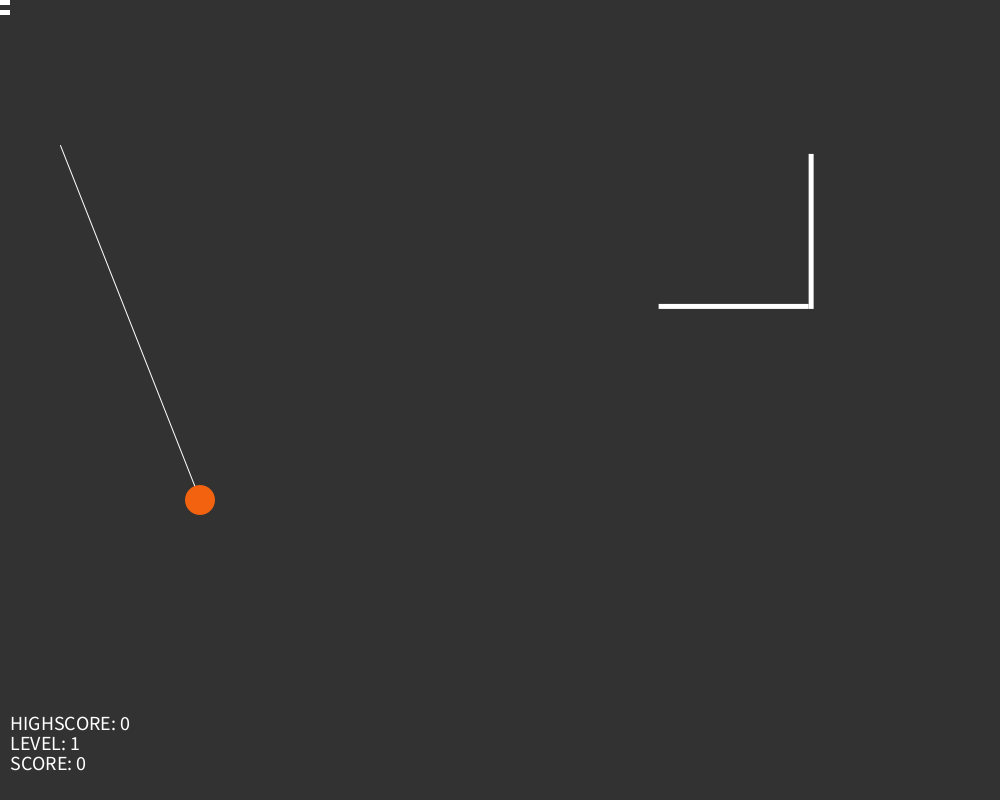
Frame 1 (no input)
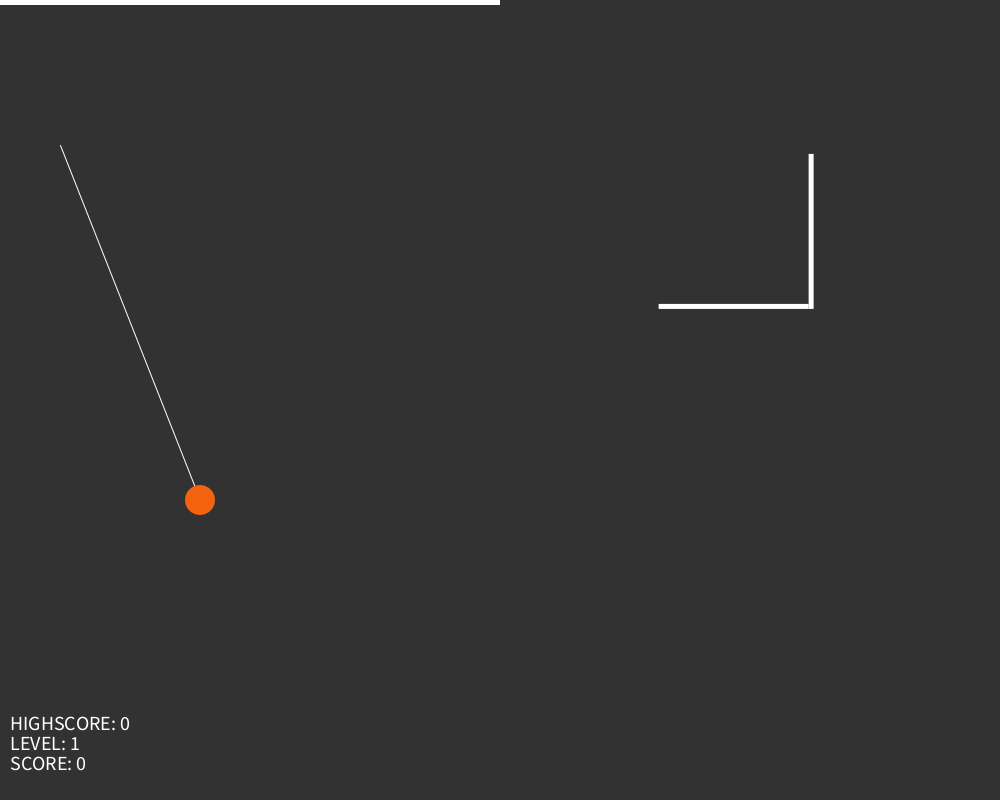
Frame 60 (the mouse pressed at the canvas centre just before this capture)
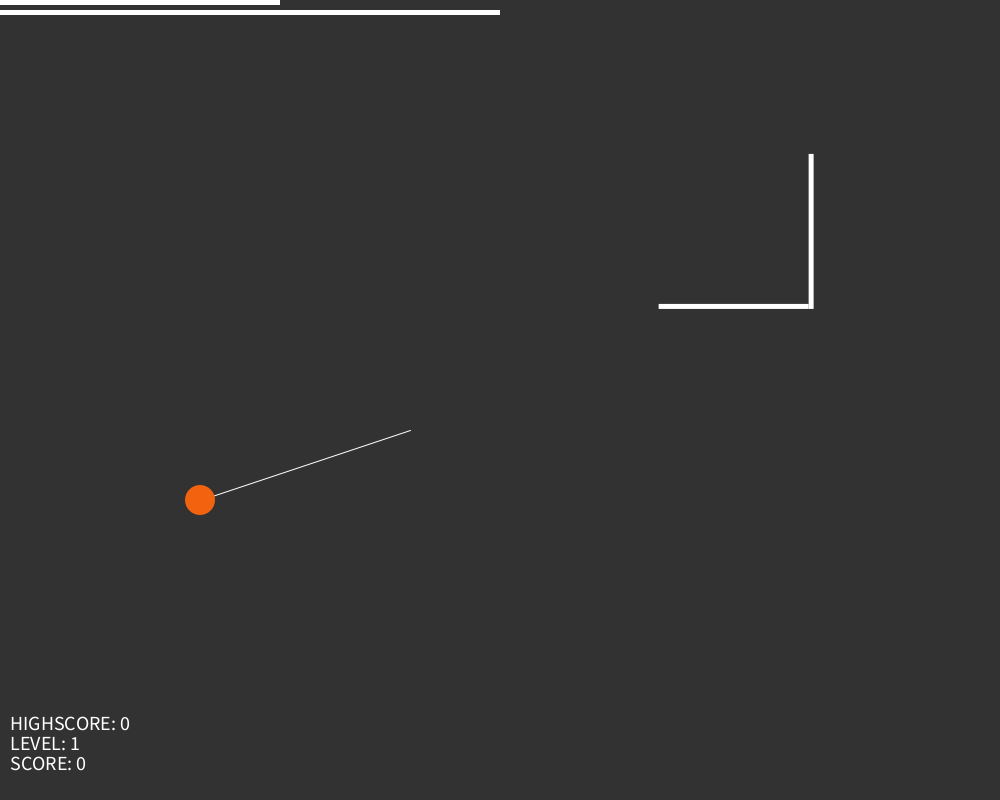
Frame 120 (the mouse held since frame 60 and released just before this capture)

The Processing sketch that drew these frames (run headless with seeded random() and noise(); from frame 60 on, the mouse is pressed at the canvas centre):

// Processing sketch: processing_104227
// ── processing_104227.pde

float xpos, ypos, xvel, yvel, accel, n, xbasket, ybasket, boardHeight,give, space, i, wind;
int value = 0, dir = 1, level, score, hiscore, ballColor, comment;
boolean falling, Shoot, backboard, windOn, unlock1, unlock2, reset;
PShader blur;
void setup() {
  size (1000, 800 );
  xpos = width/5;
  ypos = height-300;
  yvel = .5;
  xvel = .5;
  accel = 2;
  falling = false;
  Shoot = false;
  xbasket = random(400, 800);
  ybasket = random(200, 600);
  backboard = false;
  give = 20;
  score = 0;
  space =  0;
  level = 1;
  hiscore = 0;
  comment = 0;
  wind = random(-.3, .3);
  windOn = false;
  unlock1 = false;
  unlock2 = false;
  ballColor = 4;
  reset = false;
}

void draw() {
  background(50);
  textSize(20);
  fill(255);
  if (comment == 1){
      text("Really, bro?", width/2, height -60);
  }

  if (comment >= 2 && comment <6){
      text("AMAZING!", width/2, height -60);
  }
  if (comment >= 6 && comment <11){
      text("BALLIN'!", width/2, height -60);
  }
  fill(random(0,255),random(0,255),random(0,255));
  if (comment >= 11 && comment <16){
      text("C-C-C-COMBO BREAKER!", width/2, height -60);
  }
  if (comment >= 16 && comment <21){
      text("SWEET SHOT!", width/2, height -60);
  }
  if (comment >= 21 && comment <31){
      text("UNSTOPPABLE!", width/2, height -60);
  }
  if (comment >= 31 && comment <41){
      text("LET'S SEE SOME MORE!", width/2, height -60);
  }
  if (comment >= 41 && comment <51){
      text("WE GOTS A HAXOR!", width/2, height -60);
  }
  if (comment >= 51 && comment <76){
      text("DOMINATING", width/2, height -60);
  }
  if (comment >= 76){
      text("GODLIKE", width/2, height -60);
  }
  fill(255);
  if (level == 2){
    unlock1 = true;
  }
  if (level == 3){
    unlock2 = true;
  }
  boardHeight = 180 - level*30;
  n = 180 - level*30;

  noStroke();
  fill(255);
  if (score > hiscore){
    hiscore = score;
  }
  textSize(20);
  if (windOn == true){
     xvel += wind;
     text("WIND: " + wind, 10, height - 90);
  }
  text("HIGHSCORE: " + hiscore, 10, height - 70);   
  text("SCORE: " + score, 10, height - 30); 
  level = score/10 + 1;
  text("LEVEL: " + level, 10, height - 50);
  rect(xbasket, ybasket, n, 5);      
  println(score + ", " + level); 
  if (xpos >= width||ypos >= height){
     reset = true;
  }
  if (xvel > 25){
    xvel = 25;
  }
  if (yvel >25){
    yvel = 25;
  }
  rect(0, 0, yvel*20, 5);
  rect(0, 10, xvel*20, 5);
  rect(xbasket+n, ybasket - boardHeight, 5, boardHeight+5);
if (Shoot == false||falling==false){
  xvel = (mouseX-width/5)/7;
  yvel = (height-300 - mouseY)/7;
  stroke(255);
  line(xpos, ypos, xpos+xvel*5, ypos-yvel*5);
  noStroke();
}
if (Shoot == true||falling==true) {
  falling = true;
  if (backboard) {
    yvel -= 5 ;
    xpos -= 1.25*xvel;
    give = 40;
  }
  else {
    xpos+= xvel;
  }

  yvel -= accel;
  ypos -= yvel;
}
  if (xpos > xbasket-20 + n && xpos < xbasket + n + 30 && ypos > ybasket -boardHeight-5 && ypos < ybasket) {
     backboard = true;
  }  
  if(xpos>xbasket-10 && xpos<xbasket+20 && ypos < (ybasket + give) && ypos > (ybasket -10)){
    yvel = -yvel;
    xvel = -xvel;
  }
if (xpos>xbasket+20 && xpos<(xbasket+n) && ypos < (ybasket + give) && ypos > (ybasket -10) && yvel < 1 ) {
  xpos = width/5;
  ypos = height-300;
  yvel = .1;
  xvel = .1;
  accel = 1;
  falling = false;
  Shoot = false;
  ybasket = random(300, 700);
  xbasket = random(400, 800);
  wind = random(-.3, .3);

//  n -=30;
  backboard = false;
//  boardHeight-=30;
  score += 1;
  comment = score + 1;
}
if (ballColor == 4){
  fill(242, 98, 15);
}
if (ballColor == 1){
  fill(255, 0, 0);
}
if (ballColor == 2){
  fill(0, 255, 0);
}
if (ballColor == 3){
  fill(random(0,255),random(0,255),random(0,255));
}


ellipse(xpos, ypos, 30, 30);  
  if (unlock1 == true){
    fill(255, 0, 0);
    ellipse(int(width-40), int(height - 40), 30, 30);
    fill(0,255, 0);
    ellipse(int(width-80), int(height - 40), 30, 30);
    fill(random(0,255),random(0,255),random(0,255));
    ellipse(int(width-120), int(height - 40), 30, 30);
   }
  if (reset == true){
    xpos = width/5;
    ypos = height-300;
    yvel = .1;
    xvel = .1;
    accel = 1;
    n = 150;
    falling = false;
    Shoot = false;
    ybasket = random(200, 500);
    xbasket = random(400, 800);
    wind = random(-.3, .3);
    backboard = false;
    boardHeight = 150;
    give = 15;
    score = 0;
    i = 0;
    space = 0;  
    comment = 1;   
    reset = false;
  }
}

void mouseClicked() {
  if (value == 0) {
    Shoot = true;
  }
}

void keyPressed() {
  if (key == 'r') {
    reset = true;
  }
  if (key == 'w'){
    windOn = !windOn;
  }
  if ( unlock1 == true){
    if (key == 'c'){
      ballColor = 1;
    }
    if (key == 'v'){
      ballColor = 2;
    }
    if (key == 'b'){
      ballColor = 3;
    }
    if (key == 'n'){
      ballColor = 4;
    }

  }
       
}
